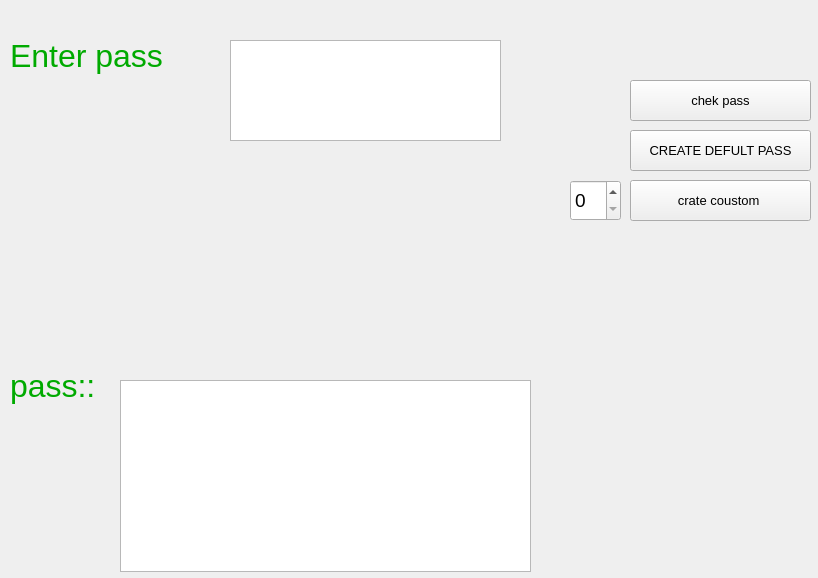
<?xml version="1.0" encoding="UTF-8"?>
<ui version="4.0">
 <class>Form</class>
 <widget class="QWidget" name="Form">
  <property name="geometry">
   <rect>
    <x>0</x>
    <y>0</y>
    <width>818</width>
    <height>578</height>
   </rect>
  </property>
  <property name="windowTitle">
   <string>Form</string>
  </property>
  <widget class="QTextBrowser" name="textBrowser">
   <property name="geometry">
    <rect>
     <x>120</x>
     <y>380</y>
     <width>411</width>
     <height>192</height>
    </rect>
   </property>
   <property name="font">
    <font>
     <pointsize>22</pointsize>
    </font>
   </property>
  </widget>
  <widget class="QPushButton" name="cdf">
   <property name="geometry">
    <rect>
     <x>630</x>
     <y>130</y>
     <width>181</width>
     <height>41</height>
    </rect>
   </property>
   <property name="font">
    <font>
     <pointsize>10</pointsize>
    </font>
   </property>
   <property name="text">
    <string>CREATE DEFULT PASS</string>
   </property>
  </widget>
  <widget class="QLabel" name="label">
   <property name="geometry">
    <rect>
     <x>10</x>
     <y>360</y>
     <width>111</width>
     <height>51</height>
    </rect>
   </property>
   <property name="font">
    <font>
     <pointsize>24</pointsize>
    </font>
   </property>
   <property name="styleSheet">
    <string notr="true">color: rgb(0, 255, 127);
color: rgb(0, 170, 0);</string>
   </property>
   <property name="text">
    <string>pass::</string>
   </property>
  </widget>
  <widget class="QSpinBox" name="spinBox">
   <property name="geometry">
    <rect>
     <x>570</x>
     <y>180</y>
     <width>51</width>
     <height>41</height>
    </rect>
   </property>
   <property name="font">
    <font>
     <pointsize>14</pointsize>
    </font>
   </property>
  </widget>
  <widget class="QPushButton" name="cc">
   <property name="geometry">
    <rect>
     <x>630</x>
     <y>180</y>
     <width>181</width>
     <height>41</height>
    </rect>
   </property>
   <property name="font">
    <font>
     <pointsize>10</pointsize>
    </font>
   </property>
   <property name="text">
    <string>crate coustom </string>
   </property>
  </widget>
  <widget class="QPushButton" name="chek">
   <property name="geometry">
    <rect>
     <x>630</x>
     <y>80</y>
     <width>181</width>
     <height>41</height>
    </rect>
   </property>
   <property name="font">
    <font>
     <pointsize>10</pointsize>
    </font>
   </property>
   <property name="text">
    <string>chek pass</string>
   </property>
  </widget>
  <widget class="QLabel" name="label_3">
   <property name="geometry">
    <rect>
     <x>10</x>
     <y>30</y>
     <width>201</width>
     <height>51</height>
    </rect>
   </property>
   <property name="font">
    <font>
     <pointsize>24</pointsize>
    </font>
   </property>
   <property name="styleSheet">
    <string notr="true">color: rgb(0, 255, 127);
color: rgb(0, 170, 0);</string>
   </property>
   <property name="text">
    <string>Enter pass</string>
   </property>
  </widget>
  <widget class="QTextEdit" name="textEdit">
   <property name="geometry">
    <rect>
     <x>230</x>
     <y>40</y>
     <width>271</width>
     <height>101</height>
    </rect>
   </property>
   <property name="font">
    <font>
     <pointsize>16</pointsize>
    </font>
   </property>
  </widget>
  <widget class="QLabel" name="label_2">
   <property name="geometry">
    <rect>
     <x>630</x>
     <y>30</y>
     <width>181</width>
     <height>41</height>
    </rect>
   </property>
   <property name="font">
    <font>
     <pointsize>16</pointsize>
     <weight>75</weight>
     <bold>true</bold>
    </font>
   </property>
   <property name="text">
    <string> </string>
   </property>
  </widget>
 </widget>
 <resources/>
 <connections/>
</ui>
